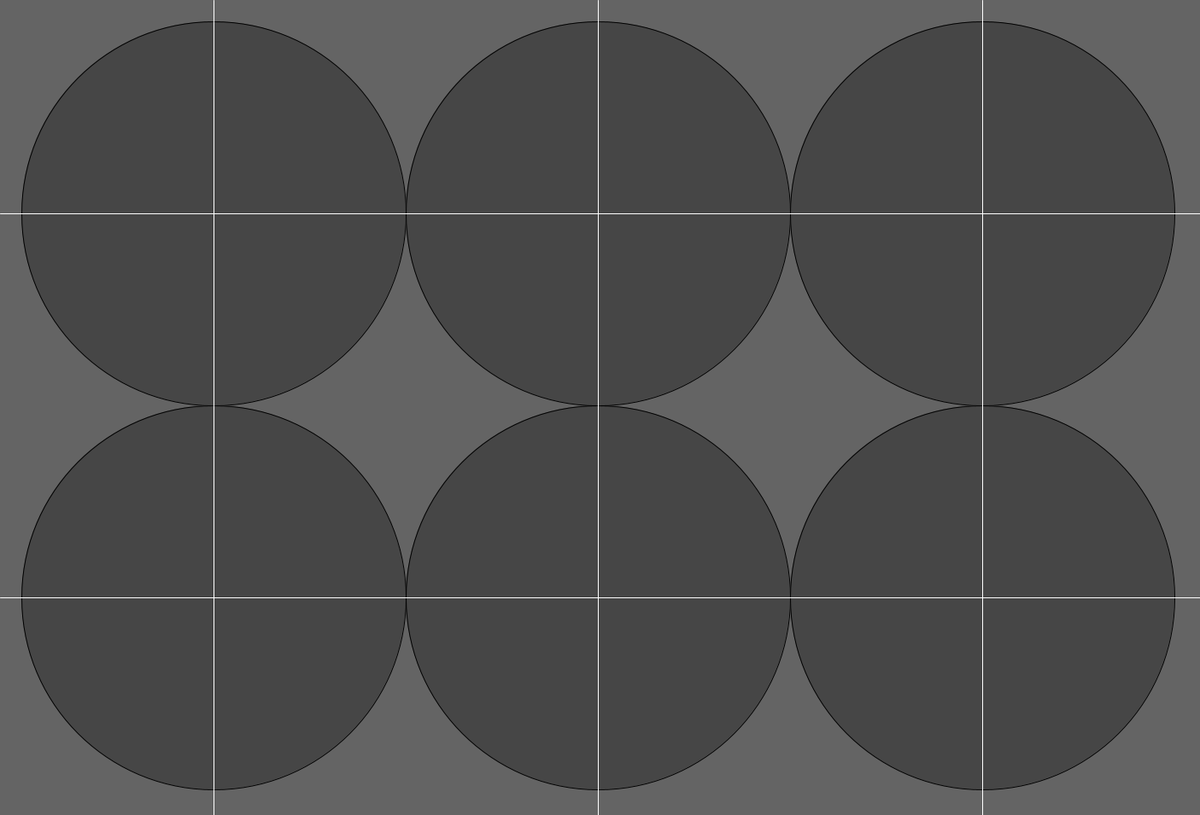
Frame 1 (no input)
Frame 60 (the mouse pressed at the canvas centre just before this capture): identical to frame 1, image omitted
Frame 120 (the mouse held since frame 60 and released just before this capture): identical to frame 1, image omitted

The Processing sketch that drew this single still picture (run headless with seeded random() and noise(); from frame 60 on, the mouse is pressed at the canvas centre):

// Processing sketch: processing_168411
// ── processing_168411.pde

void setup () {
  size(1405, 955);
  background(100, 100, 100);
  fill(70, 70, 70);
  ellipse(250, 250, 450, 450);
  ellipse(700, 700, 450, 450);
  ellipse(250, 700, 450, 450);
  ellipse(700, 250, 450, 450);
  ellipse(1150, 250, 450, 450);
  ellipse(1150, 700, 450, 450);
  stroke(#ffffff);
  line(250, 0, 250, 955);
  line(700, 0, 700, 955);
  line(1150, 0, 1150, 955);
  line(0, 250, 1405, 250);
  line(0, 700, 1405, 700);
}

void draw () {
  if (keyPressed == true) {
  background(100, 100, 100);
  fill(70, 70, 70);
  stroke(0,0,0);
  ellipse(250, 250, 450, 450);
  ellipse(700, 700, 450, 450);
  ellipse(250, 700, 450, 450);
  ellipse(700, 250, 450, 450);
  ellipse(1150, 250, 450, 450);
  ellipse(1150, 700, 450, 450);
  stroke(#ffffff);
  line(250, 0, 250, 955);
  line(700, 0, 700, 955);
  line(1150, 0, 1150, 955);
  line(0, 250, 1405, 250);
  line(0, 700, 1405, 700);
    } else {
      if (mouseButton == LEFT) {
        stroke(random(255), random(255), random(255));
        bezier(25, 250, random(400), random(400), random(400), random(400), 475, 250);
        bezier(475, 250, random(475, 925), random(475), random(475, 925), random(475), 925, 250);
        bezier(925, 250, random(925, 1375), random(500), random(925, 1375), random(500), 1375, 250);
        
        bezier(25, 700, random(400), random(475, 925), random(400), random(475, 925), 475, 700);
        bezier(475, 700, random(475, 925), random(475, 925), random(475, 925), random(475, 925), 925, 700);
        bezier(925, 700, random(925, 1375), random(475, 925), random(925, 1375), random(475, 925), 1375, 700);
    } if (mouseButton == RIGHT) {
        stroke(random(255), random(255), random(255));
        bezier(250, 25, random(400), random(400), random(500), random(500), 250, 475);
        bezier(250, 475, random(400), random(475,925), random(500), random(475, 925), 250, 925);

        bezier(700, 25, random(400, 925), random(25, 475), random(400, 925), random(25, 475), 700, 475);       
        bezier(700, 475, random(400, 925), random(475, 925), random(400, 925), random(475, 925), 700, 925);
        
        bezier(1150, 25, random(925, 1375), random(25, 475), random(925, 1375), random(25, 475), 1150, 475);
        bezier(1150, 475, random(925, 1375), random(475, 925), random(925, 1375), random(475, 925), 1150, 925);
  }
 }
}
